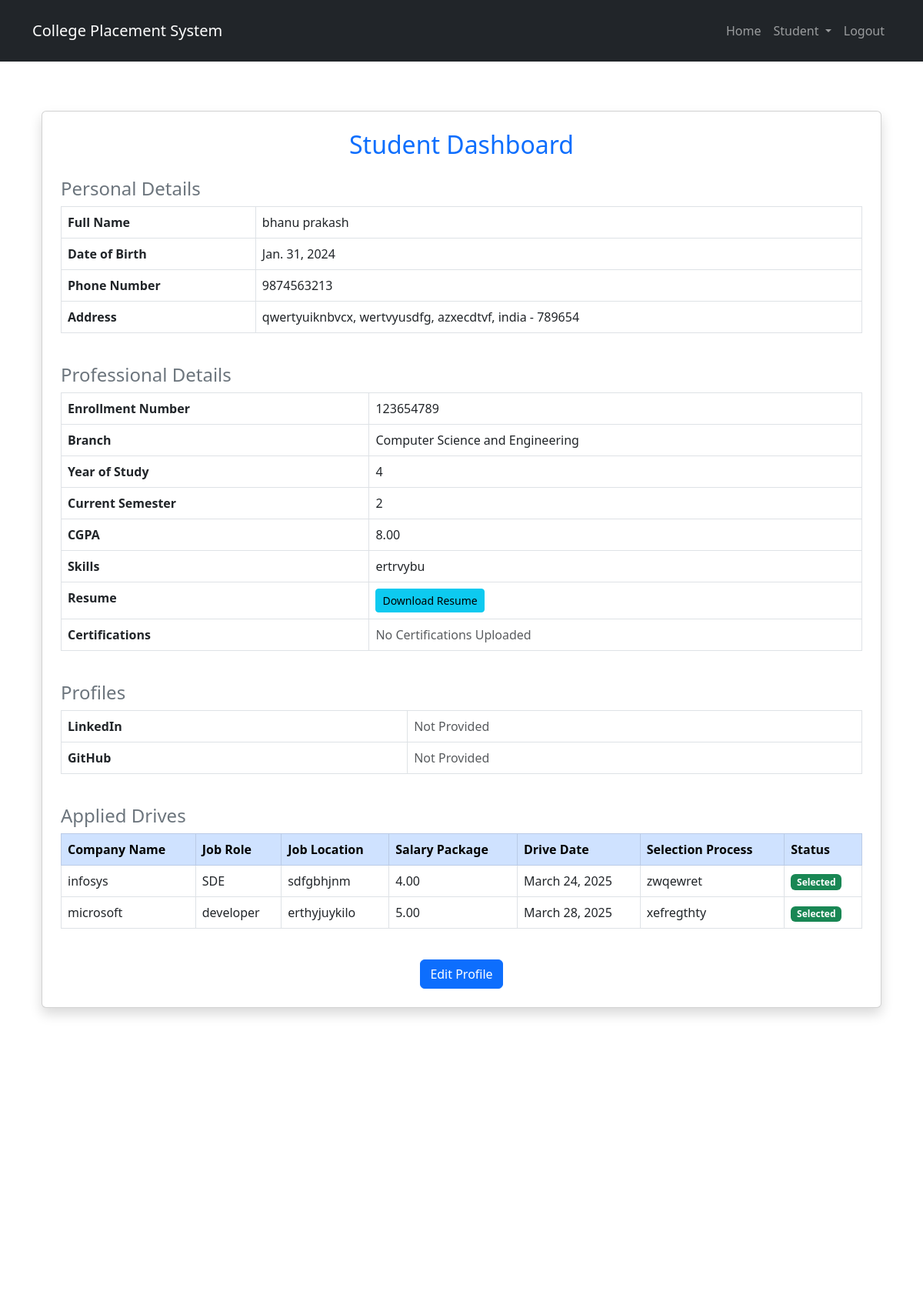
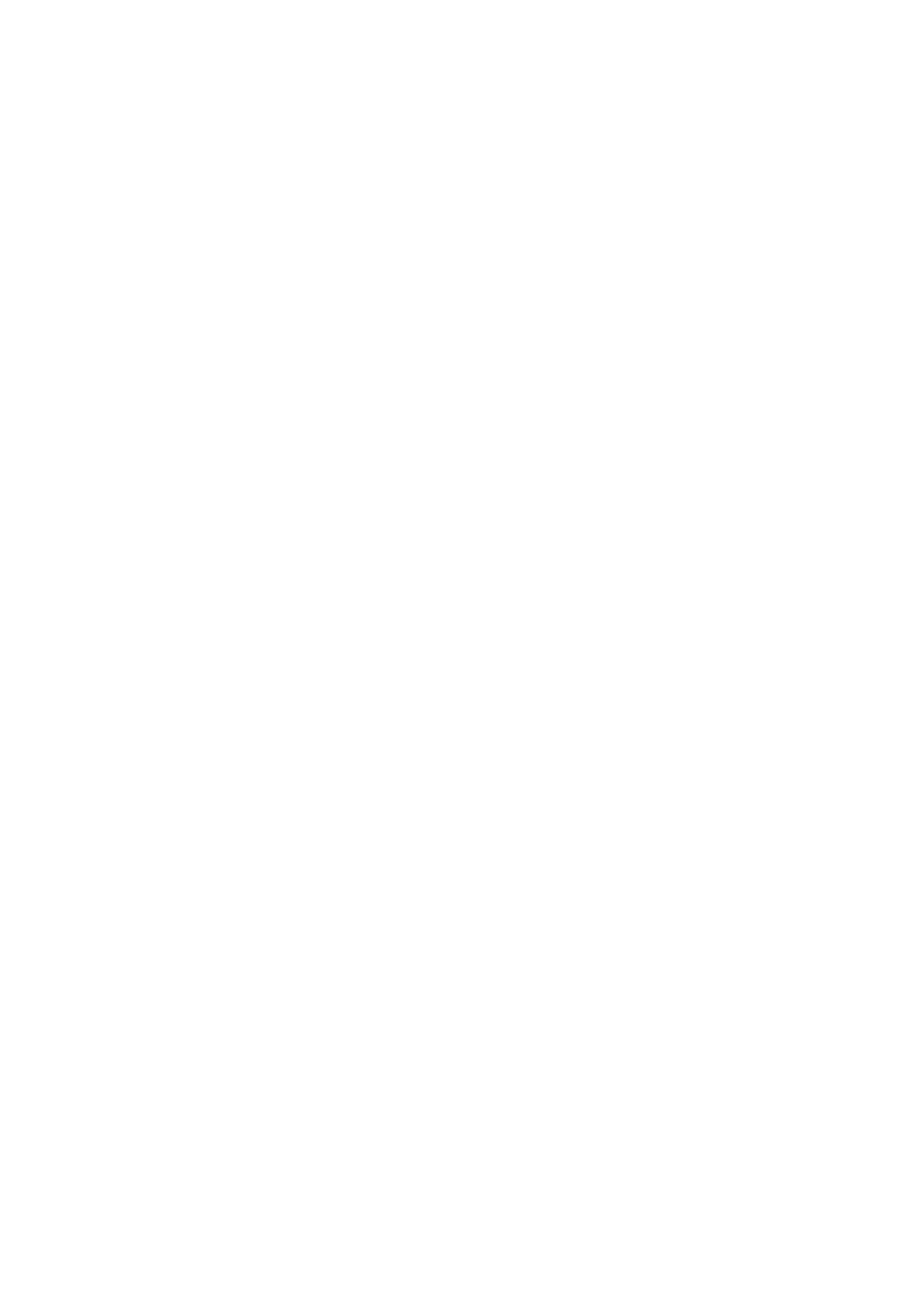
/student/dashboard (signed in, upper part), run on the app's committed database (2 pictures, top to bottom).
### home/models.py (models this page shows, shortened)
class StudentProfile(models.Model):
    BRANCH_CHOICES = [
        ('CSE', 'Computer Science and Engineering'),
        ('ECE', 'Electronics and Communication Engineering'),
        ('EEE', 'Electrical and Electronics Engineering'),
        ('ME', 'Mechanical Engineering'),
        ('CE', 'Civil Engineering'),
    ]
    user = models.OneToOneField(User, on_delete=models.CASCADE, related_name="student_profile")
    first_name = models.CharField(max_length=100)
    last_name = models.CharField(max_length=100)
    date_of_birth = models.DateField(null=True, blank=True)
    phone_number = models.CharField(max_length=15)
    address = models.TextField()
    city = models.CharField(max_length=100)
    state = models.CharField(max_length=100)
    country = models.CharField(max_length=100)
    zip_code = models.CharField(max_length=10)
    enrollment_number = models.CharField(max_length=20, unique=True)
    branch = models.CharField(max_length=50, choices=BRANCH_CHOICES)
    year_of_study = models.IntegerField(null=True, blank=True)
    current_semester = models.IntegerField()
    resume = models.FileField(upload_to='resumes/', blank=True, null=True)
    skills = models.TextField(help_text="Enter skills separated by commas")
    certifications = models.FileField(upload_to='certifications/', blank=True, null=True)
    cgpa = models.DecimalField(max_digits=4, decimal_places=2)
    linkedin_profile = models.URLField(blank=True, null=True)
    github_profile = models.URLField(blank=True, null=True)

class Drive(models.Model):
    EMPLOYMENT_TYPE_CHOICES = [
        ('Full-time', 'Full-time'),
        ('Internship', 'Internship'),
        ('Part-time', 'Part-time'),
    ]
    BACKLOG_CHOICES = [
        ('Yes','Yes'),
        ('NO','NO'),
    ]
    YEAR_CHOICES =[
        ('2023','2023'),
        ('2024','2024'),
        ('2025','2025'),
    ]
    company = models.ForeignKey(Company, on_delete=models.CASCADE, related_name="drives")
    job_role = models.CharField(max_length=255)
    job_description = models.TextField()
    salary_package = models.DecimalField(max_digits=10, decimal_places=2)
    employment_type = models.CharField(max_length=20, choices=EMPLOYMENT_TYPE_CHOICES)
    bond_period = models.PositiveIntegerField(blank=True, null=True, help_text="Duration in months")
    job_location = models.CharField(max_length=255)
    cgpa_requirement = models.DecimalField(max_digits=3, decimal_places=2, help_text="Minimum CGPA required")
    skills_required = models.TextField()
    backlog_allowed = models.CharField(max_length = 20, choices = BACKLOG_CHOICES)
    batch_eligible = models.CharField(max_length=50, choices =YEAR_CHOICES)
    selection_process = models.TextField(help_text="Stages like Aptitude Test, Coding Test, Interviews")
    application_deadline = models.DateField()
    drive_date = models.DateField()
    applied = models.BooleanField(default=False)
    applied_students = models.ManyToManyField('StudentProfile', related_name='applied_drives', blank=True)
    selected_students = models.ManyToManyField('StudentProfile', related_name="selected_drives", blank=True)
    created_at = models.DateTimeField(auto_now_add=True)

class Company(models.Model):
    INDUSTRY_CHOICES = [
        ('IT', 'IT'),
        ('Finance', 'Finance'),
        ('Healthcare', 'Healthcare'),
        ('Manufacturing', 'Manufacturing'),
        ('Education', 'Education'),
        ('Other', 'Other'),
    ]
    user = models.OneToOneField(User, on_delete=models.CASCADE)
    name = models.CharField(max_length=255, unique=True)
    industry_type = models.CharField(max_length=50, choices=INDUSTRY_CHOICES)
    location = models.CharField(max_length=255)
    website = models.URLField(blank=True, null=True)
    contact_person = models.CharField(max_length=255)
    contact_email = models.EmailField()
    contact_phone = models.CharField(max_length=15)
    created_at = models.DateTimeField(auto_now_add=True)
    def __str__(self):
        return self.name

### home/views.py (the view)
# urls.py: path("student/dashboard", views.student_dashboard, name="student_dashboard"),
@student_required
def student_dashboard(request, student_id=None):
    try:
        profile = get_object_or_404(StudentProfile, id=student_id) if student_id else get_object_or_404(StudentProfile, user=request.user)
        applied_drives = Drive.objects.filter(applied_students=profile)
        return render(request, "student/student_dashboard.html", {"profile": profile, "applied_drives": applied_drives})
    except ObjectDoesNotExist:
        return redirect("create_student_profile")

### home/templates/student/student_dashboard.html (shortened to what this page needs)
{% extends "base.html" %}
{% block content %}
<div class="container mt-4">
    <div class="card shadow p-4">
        <h2 class="text-primary text-center mb-4">Student Dashboard</h2>
        <h4 class="text-secondary">Personal Details</h4>
        <table class="table table-bordered">
            <tr>
                <th>Full Name</th>
                <td>{{ profile.first_name }} {{ profile.last_name }}</td>
            </tr>
            <tr>
                <th>Date of Birth</th>
                <td>{{ profile.date_of_birth|default:"Not Provided" }}</td>
            </tr>
            <tr>
                <th>Phone Number</th>
                <td>{{ profile.phone_number }}</td>
            </tr>
            <tr>
                <th>Address</th>
                <td>{{ profile.address }}, {{ profile.city }}, {{ profile.state }}, {{ profile.country }} - {{ profile.zip_code }}</td>
            </tr>
        </table>
        <h4 class="text-secondary mt-4">Professional Details</h4>
        <table class="table table-bordered">
            <tr>
                <th>Enrollment Number</th>
                <td>{{ profile.enrollment_number }}</td>
            </tr>
            <tr>
                <th>Branch</th>
                <td>{{ profile.get_branch_display }}</td>
            </tr>
            <tr>
                <th>Year of Study</th>
                <td>{{ profile.year_of_study }}</td>
            </tr>
            <tr>
                <th>Current Semester</th>
                <td>{{ profile.current_semester }}</td>
            </tr>
            <tr>
                <th>CGPA</th>
                <td>{{ profile.cgpa }}</td>
            </tr>
            <tr>
                <th>Skills</th>
                <td>{{ profile.skills }}</td>
            </tr>
            <tr>
                <th>Resume</th>
                <td>
                    {% if profile.resume %}
                        <a href="{{ profile.resume.url }}" download class="btn btn-info btn-sm">Download Resume</a>
                    {% else %}
                        <span class="text-muted">No Resume Uploaded</span>
                    {% endif %}
                </td>
            </tr>
            <tr>
                <th>Certifications</th>
                <td>
                    {% if profile.certifications %}
                        <a href="{{ profile.certifications.url }}" target="_blank" class="btn btn-info btn-sm">Download Certification</a>
                    {% else %}
                        <span class="text-muted">No Certifications Uploaded</span>
                    {% endif %}
                </td>
            </tr>
        </table>
        <h4 class="text-secondary mt-4">Profiles</h4>
        <table class="table table-bordered">
            <tr>
                <th>LinkedIn</th>
                <td>
                    {% if profile.linkedin_profile %}
                        <a href="{{ profile.linkedin_profile }}" target="_blank">{{ profile.linkedin_profile }}</a>
                    {% else %}
                        <span class="text-muted">Not Provided</span>
                    {% endif %}
                </td>
            </tr>
            <tr>
                <th>GitHub</th>
                <td>
                    {% if profile.github_profile %}
                        <a href="{{ profile.github_profile }}" target="_blank">{{ profile.github_profile }}</a>
                    {% else %}
                        <span class="text-muted">Not Provided</span>
                    {% endif %}
                </td>
            </tr>
        </table>
        <h4 class="text-secondary mt-4">Applied Drives</h4>
{% if applied_drives %}
<table class="table table-bordered">
    <thead class="table-primary">
        <tr>
            <th>Company Name</th>
            <th>Job Role</th>
            <th>Job Location</th>
            <th>Salary Package</th>
            <th>Drive Date</th>
            <th>Selection Process</th>
            <th>Status</th>
        </tr>
    </thead>
    <tbody>
        {% for drive in applied_drives %}
        <tr>
            <td>{{ drive.company }}</td>
            <td>{{ drive.job_role }}</td>
            <td>{{ drive.job_location }}</td>
            <td>{{ drive.salary_package }}</td>
            <td>{{ drive.drive_date }}</td>
            <td>{{ drive.selection_process }}</td>
            <td>
                {% if profile in drive.selected_students.all %}
                    <span class="badge bg-success">Selected</span>
                {% else %}
                    <span class="badge bg-warning text-dark">Result Yet to be Declared</span>
                {% endif %}
            </td>
        </tr>
        {% endfor %}
    </tbody>
</table>
{% else %}
    <p class="text-muted">You have not applied for any drives yet.</p>
{% endif %}
        <div class="text-center mt-4">
            <a href="{% url 'student_profile_update' %}" class="btn btn-primary">Edit Profile</a>
        </div>
    </div>
</div>
{% endblock %}

### home/templates/base.html (style rules this page uses)
body { display: flex; flex-direction: column; min-height: 500vh; }

### data on the page
StudentProfile: first_name "bhanu", last_name "prakash", date_of_birth "Jan. 31, 2024", phone_number "9874563213", address "qwertyuiknbvcx", city "wertvyusdfg", state "azxecdtvf", country "india", zip_code "789654", enrollment_number "123654789", branch "Computer Science and Engineering", year_of_study "4", current_semester "2", cgpa "8.00", skills "ertrvybu"
Drive: company "infosys", job_role "SDE", job_location "sdfgbhjnm", salary_package "4.00", drive_date "March 24, 2025", selection_process "zwqewret", shows "Selected"
Drive: company "microsoft", job_role "developer", job_location "erthyjuykilo", salary_package "5.00", drive_date "March 28, 2025", selection_process "xefregthty", shows "Selected"
